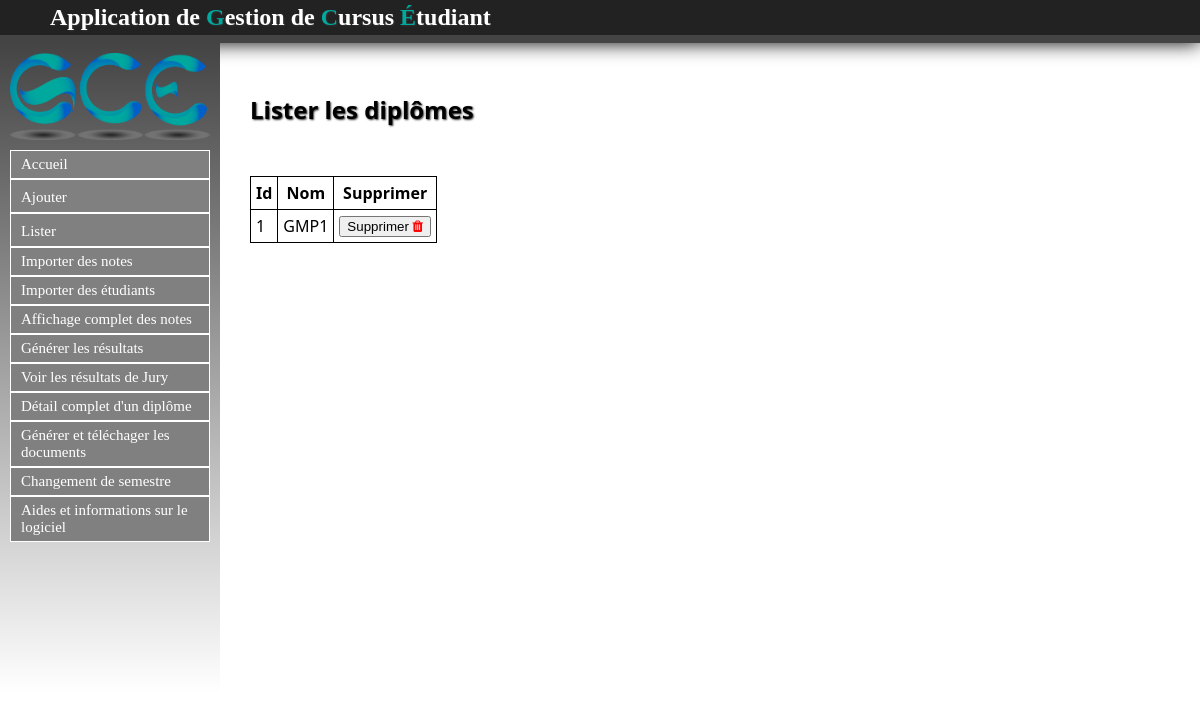
Page /Diplome/listerDiplomes on the earlier database version.
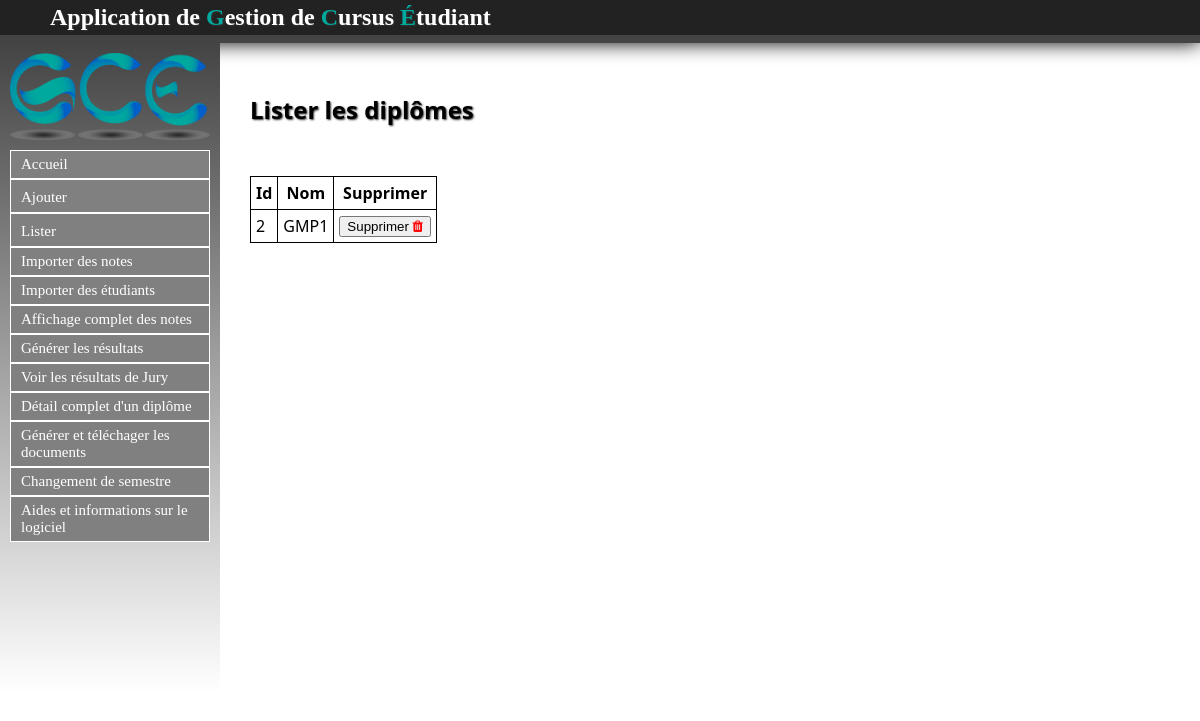
Same page on the later database version.
### Diplome/models.py (models this page shows, shortened)
class Diplome(models.Model):
	intitule = models.CharField(max_length=30,null=False)

### Diplome/views.py (the view)
def listerDiplomes(request):
	dips = Diplome.objects.all()
	return render(request, 'contenu_html/listerDiplomes.html',{'dips': dips})

### Diplome/templates/contenu_html/listerDiplomes.html (shortened to what this page needs)
{% extends "templates/base.html" %}
{% block content %}
<h1>Lister les diplômes</h1>
{% if not dips %}
	<p>Il faut créer des diplômes avant de pourvoir les lister.</p>
{% else %}
	<table style="border:1px solid black; border-collapse : collapse;">
	<tr>
		<th style="border:1px solid black;">Id</th>
		<th style="border:1px solid black;">Nom</th>
		<th style="border:1px solid black;">Supprimer</th>
	</tr>
{% endif %}
{% for dip in dips %}
	<tr>
		<td style="border:1px solid black;">{{ dip.id }}</td>
		<td style="border:1px solid black;">{{ dip.intitule }}</td>
		<td><a href="supprdip/{{ dip.id }}"><button>Supprimer <i style="color:red" class="fa fa-trash" aria-hidden="true"></i></button></a></td>
	</tr>
{% endfor %}
</table>
{% endblock %}

Differences in the rows shown:
removed Diplome: id "1", intitule "GMP1"
added Diplome: id "2", intitule "GMP1"
